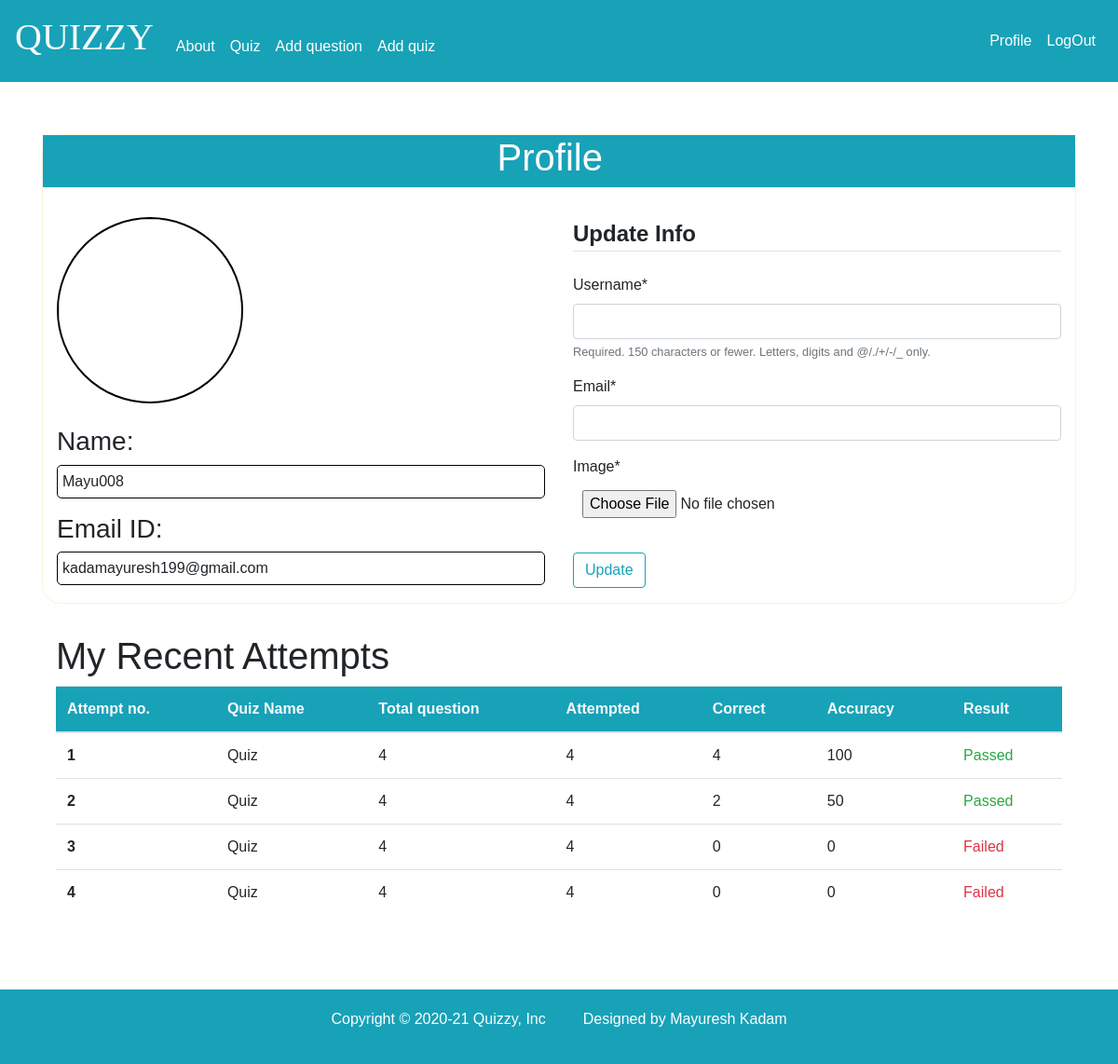
/profile/ (signed in), run on the app's committed database.
### blog/models.py (models this page shows, shortened)
class Attempts(models.Model):
	attemptId = models.AutoField(primary_key=True)
	q_name=models.CharField(max_length=500, default="",null=True)
	qAttempter=models.CharField(max_length=500, default="",null=True)
	totalQue=models.IntegerField(default= 0 )
	attemptedQue=models.IntegerField(default= 0)
	correct=models.IntegerField(default= 0)
	accuracy=models.IntegerField(default= 0)
	attemptedtime=models.DateTimeField(default=datetime.now())

### user/views.py (the view)
# urls.py: path('profile/',user_views.profile,name="profile"),
@login_required
def profile(request):
	u_form = UserUpdateForm()
	p_form = ProfileUpdateFrom()
	a=Attempts.objects.filter(qAttempter=request.user).order_by('attemptedtime')
	if(len(a)>5):
		attempts=a[len(a)-5:]
	else:
		attempts=a
	context = {
	'u_form': u_form,
	'p_form':p_form,
	'attempts':attempts,
	'length':len(attempts)
	}
	return render(request,'user/profile.html',context)

### user/forms.py
class UserUpdateForm(forms.ModelForm):
	email = forms.EmailField()
	class Meta:
		model = User
		fields=['username','email']

class ProfileUpdateFrom(forms.ModelForm):
	class Meta:
		model = Profile
		fields = ['image']

### user/templates/user/profile.html (shortened to what this page needs)
{% extends "blog/base.html" %}
{% load crispy_forms_tags %}
{% block content %}
<div class="py-3"></div>
    <div class="content-section container shadow-lg" style="border-radius:20px;border: 1px solid beige;">
      <div class="row bg-info"><h1 style="color:white;margin-left: 44%;">Profile</h1></div>
      <div class="py-3"></div>
      <div class="row">
      <div class="col-sm-6" >
          <div>
         <img class="rounded-circle account-img" src="{{ user.profile.image.url }}" style="width:200px;height:200px;border:2px solid black">
        </div>
        <br>
         <div>
          <h3>Name:</h3>
          <p style="border:1px solid black;border-radius:5px;padding:5px;">{{ user.username }}</p>
          <h3>Email ID:</h3>
          <p style="border:1px solid black;border-radius:5px;padding:5px;">{{ user.email }}</p>
        </div>
         </div>
         <div class="col-sm-6">
      <form method="POST" enctype="multipart/form-data">
          <fieldset class="form-group">
              <legend class="border-bottom mb-4"><b>Update Info</b></legend>
              {{ u_form|crispy }}
              {{ p_form|crispy }}
          </fieldset>
          <div class="form-group">
              <button class="btn btn-outline-info" type="submit">Update</button>
          </div>
      </form>
    </div>
    </div>
    </div>
    <div class="py-3"></div>
    <div class="container">
        <h1>My Recent Attempts</h1>
        {% ifequal length 0 %}
        <h5>Quiz not attempted yet.</h5>
        {% else %}
        <table class="table">
            <thead class="thead bg-info text-light">
              <tr>
                <th scope="col">Attempt no.</th>
                <th scope="col">Quiz Name</th>
                <th scope="col">Total question</th>
                <th scope="col">Attempted</th>
                <th scope="col">Correct</th>
                <th scope="col">Accuracy</th>
                <th scope="col">Result</th>
              </tr>
            </thead>
            <tbody >
                {% for i in attempts%}
                {% if i.accuracy >= 50.0 %}
                <tr>
                    <th scope="row">{{i.attemptId}}</th>
                    <td>{{i.q_name}}</td>
                    <td>{{i.totalQue}}</td>
                    <td>{{i.attemptedQue}}</td>
                    <td>{{i.correct}}</td>
                    <td>{{i.accuracy}}</td>
                    <td class="text-success">Passed</td>
                  </tr>
                  {% else %}
                  <tr >
                    <th scope="row">{{i.attemptId}}</th>
                    <td>{{i.q_name}}</td>
                    <td>{{i.totalQue}}</td>
                    <td>{{i.attemptedQue}}</td>
                    <td>{{i.correct}}</td>
                    <td>{{i.accuracy}}</td>
                    <td class="text-danger">Failed</td>
                  </tr>
                  {% endif  %}
                {% endfor %}
            </tbody>
          </table>
          {% endifequal %}
    </div>
    <div class="py-3"></div>
{% endblock content %}

### blog/Templates/blog/base.html (shortened to what this page needs)
	{% load static %}
  <!DOCTYPE html>
	<html>
	<head>
    <link rel="stylesheet" href="https://maxcdn.bootstrapcdn.com/bootstrap/4.0.0/css/bootstrap.min.css">
		<link rel="stylesheet" type="text/css" href="{% static 'blog/main.css' %}">
	</head>
  <body>
    <nav class="navbar navbar-expand-lg navbar-dark bg-info">
      <div>
      <h1><a class="navbar-nav nav-link text-light" style="font-family:Dancing Script" href="{% url 'blog.home'%}">QUIZZY<span class="sr-only">(current)</span></a></h1>
    </div>
      <div class="collapse navbar-collapse" id="navbarSupportedContent">
        <ul class="navbar-nav mr-auto mt-2 mt-lg-0">
          {% if user.is_authenticated %}
          <li class="nav-item active" style="margin-top: 4%;">
            <a class="nav-link" href="{% url 'blog.about'%}">About </a>
          </li>
          <li class="nav-item active" style="margin-top: 4%;">
            <a class="nav-link" href="{% url 'blog.quiz_catlog'%}">Quiz</a>
          </li>
          <li class="nav-item active" style="margin-top: 4%;">
            <a class="nav-link" href="{% url 'blog.questionUpload'%}">Add question</a>
          </li>
          <li class="nav-item active" style="margin-top: 4%;">
            <a class="nav-link" href="{% url 'blog.quiz_upload_cat'%}">Add quiz</a>
          </li>
          {% endif %}
        </ul>
        <ul class="navbar-nav ml-auto my-2 my-lg-0">
        {% if user.is_authenticated %}
        <li class="nav-item active">
          <a href="{% url 'profile' %}" class="nav-link" rel="stylesheet">Profile</a>
        </li>
          <li class="nav-item active">
          <a href="{% url 'logout' %}" class="nav-link" rel="stylesheet">LogOut</a>
        </li>
        {% endif %}
      </ul>
    </div>
    </nav>
    <br>
	<div class="container">
		{% block content %}
		{% endblock %}
  </div>
  <div class="py-3"></div>
  <div>
    <footer class="bg-info row" style="text-align: center">
      <p class="ml-auto" style="color:white;padding:20px;"> Copyright © 2020-21 Quizzy, Inc </p>
      <p class="mr-auto" style="color:white;padding:20px;"> Designed by Mayuresh Kadam </p>
      </footer>
  </div>
  </body>
	</html>

### blog/static/blog/main.css (style rules this page uses)
input { border-radius: 20px; padding:5px 10px 5px 10px; }
body { font-family: sans-serif; }
img { width:200px; height:150px; border-radius: 20px; }

### data on the page
Attempts: attemptId "1", q_name "Quiz", totalQue "4", attemptedQue "4", correct "4", accuracy "100"
Attempts: attemptId "2", q_name "Quiz", totalQue "4", attemptedQue "4", correct "2", accuracy "50"
Attempts: attemptId "3", q_name "Quiz", totalQue "4", attemptedQue "4", correct "0", accuracy "0"
Attempts: attemptId "4", q_name "Quiz", totalQue "4", attemptedQue "4", correct "0", accuracy "0"

### other printed values
{{ user.username }} "Mayu008"
{{ user.email }} "kadamayuresh199@gmail.com"
